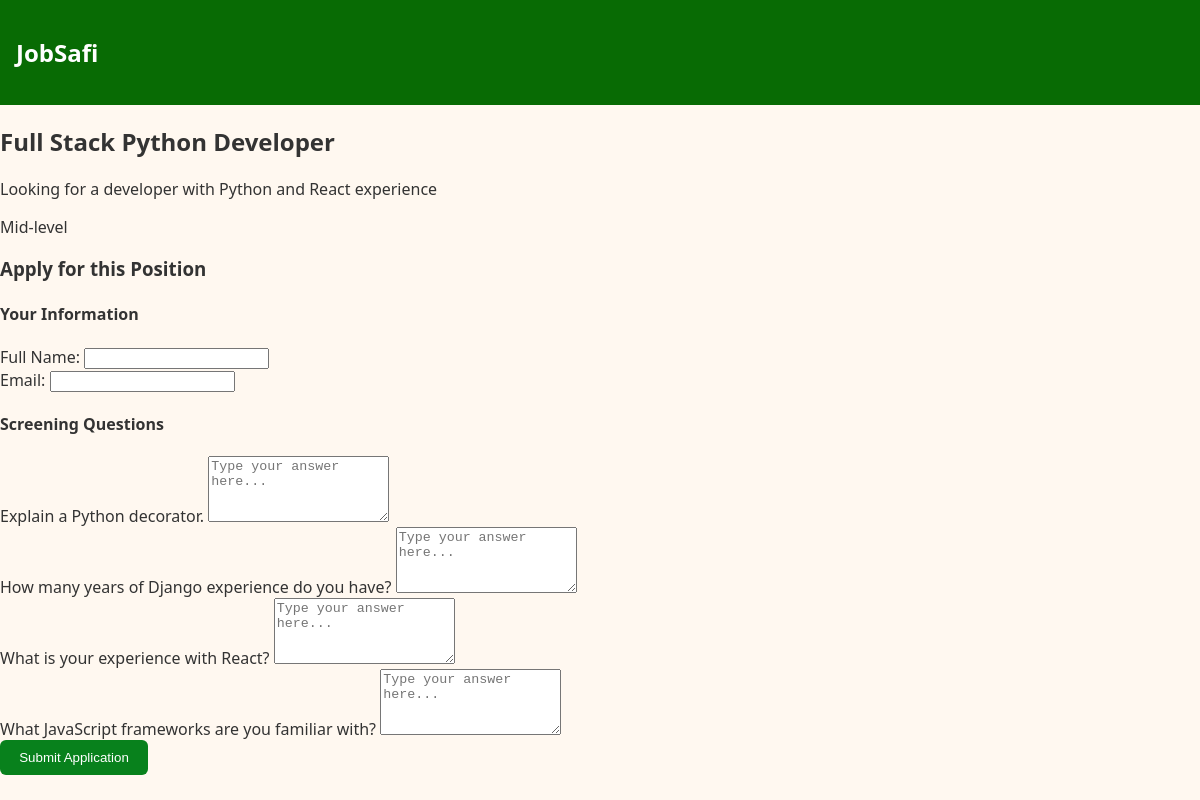
The page /jobs/6/ on the database its author committed.
### jobsafi/models.py (models this page shows, shortened)
class Job(models.Model):
    employer = models.ForeignKey(
        settings.AUTH_USER_MODEL, on_delete=models.CASCADE, related_name="jobs"
    )
    title = models.CharField(max_length=200)
    description = models.TextField()
    seniority = models.CharField(max_length=50)
    tags = TaggableManager()

class ScreeningQuestion(models.Model):
    job = models.ForeignKey(
        Job, on_delete=models.CASCADE, related_name="questions"
    )
    text = models.TextField()
    is_custom = models.BooleanField(default=False)
    is_approved = models.BooleanField(default=False)
    rating = models.IntegerField(null=True, blank=True)

### jobsafi/views.py (the view, shortened to what this page needs)
# urls.py: path("jobs/<int:pk>/", views.job_detail, name="job_detail"),
def job_detail(request, pk):
    job = get_object_or_404(Job, pk=pk)
    questions = job.questions.filter(is_approved=True)  # Only show approved questions
    context = {
        "job": job,
        "questions": questions,
    }
    return render(request, "jobsafi/job_detail.html", context)

### jobsafi/templates/jobsafi/job_detail.html (shortened to what this page needs)
{% extends "jobsafi/base.html" %}
{% load static %}
{% block content %}
<div class="job-container">
    <h2>{{ job.title }}</h2>
    <p class="job-description">{{ job.description }}</p>
    <div class="job-meta">
        <span class="seniority-badge">{{ job.seniority }}</span>
    </div>
</div>
<div class="application-form">
    <h3>Apply for this Position</h3>
    <form method="post" action="{% url 'job_detail' job.pk %}">
        <div class="candidate-info">
            <h4>Your Information</h4>
            <div class="form-group">
                <label for="candidate_name">Full Name:</label>
                <input type="text" id="candidate_name" name="candidate_name" required>
            </div>
            <div class="form-group">
                <label for="candidate_email">Email:</label>
                <input type="email" id="candidate_email" name="candidate_email" required>
            </div>
        </div>
        <div class="questions-section">
            <h4>Screening Questions</h4>
            {% for question in questions %}
                <div class="question-block">
                    <label for="answer_{{ question.id }}">{{ question.text }}</label>
                    <textarea
                        id="answer_{{ question.id }}"
                        name="answer_{{ question.id }}"
                        rows="4"
                        required
                        placeholder="Type your answer here..."></textarea>
                </div>
            {% empty %}
                <p class="no-questions">No screening questions available for this position.</p>
            {% endfor %}
        </div>
        <button type="submit" class="submit-btn">Submit Application</button>
    </form>
</div>
{% endblock %}

### static/jobsafi/css/style.css (style rules this page uses)
body { font-family: 'Segoe UI', sans-serif; margin: 0; background: #fff8f0; color: #333; }
button { background: hsl(130, 88%, 27%); color: white; padding: 0.6rem 1.2rem; border: none; border-radius: 6px; cursor: pointer; }

### rows shown on the page
Job: title "Full Stack Python Developer", description "Looking for a developer with Python and React experience", seniority "Mid-level"
ScreeningQuestion: text "Explain a Python decorator.", id "Type your answer here..."
ScreeningQuestion: text "How many years of Django experience do you have?", id "Type your answer here..."
ScreeningQuestion: text "What is your experience with React?", id "Type your answer here..."
ScreeningQuestion: text "What JavaScript frameworks are you familiar with?", id "Type your answer here..."
